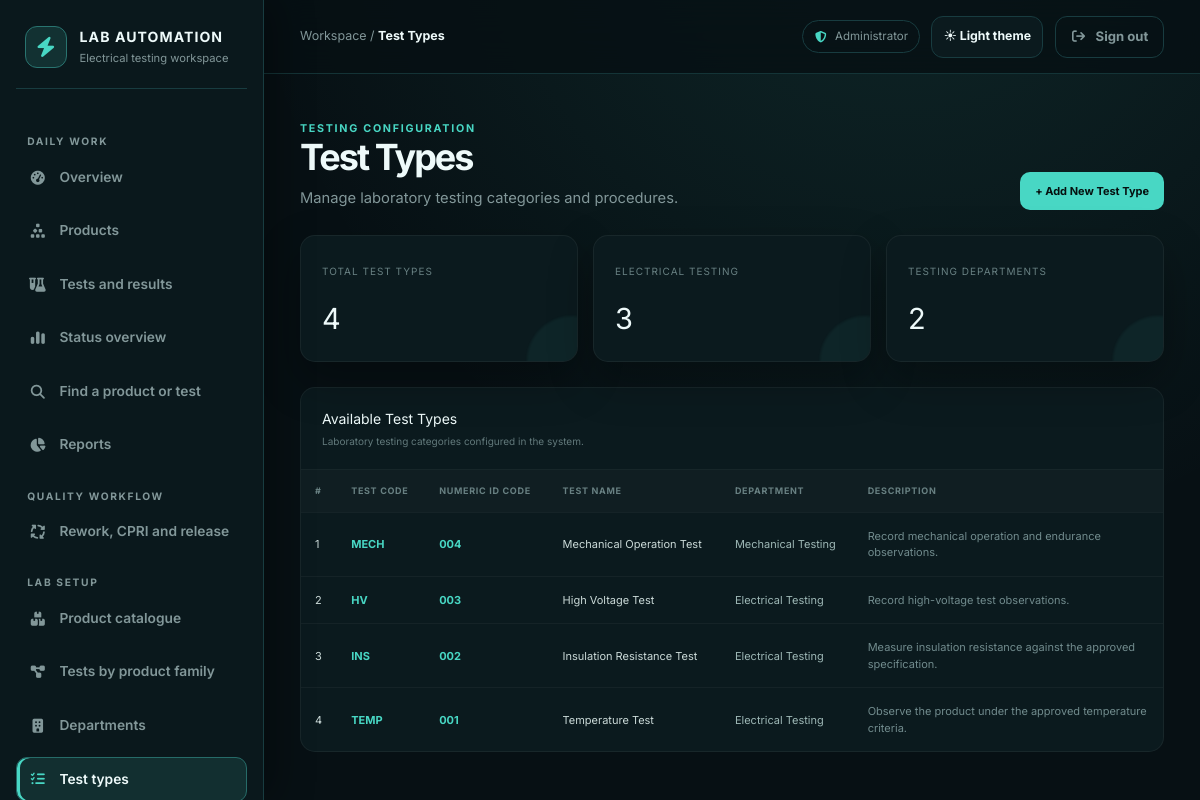
The page /test-types.php (signed in) on the database its author committed.
### tables this page shows
CREATE TABLE IF NOT EXISTS `test_types` (
    `id` INT NOT NULL AUTO_INCREMENT,
    `test_code` VARCHAR(16) NOT NULL,
    `numeric_code` CHAR(3) NULL,
    `test_name` VARCHAR(150) NOT NULL,
    `department` VARCHAR(150) NULL,
    `department_id` INT NULL,
    `description` TEXT NULL,
    `is_active` TINYINT(1) NOT NULL DEFAULT 1,
    `created_at` TIMESTAMP NOT NULL DEFAULT CURRENT_TIMESTAMP,
    PRIMARY KEY (`id`),
    UNIQUE KEY `uq_test_types_code` (`test_code`),
    UNIQUE KEY `uq_test_types_numeric_code` (`numeric_code`),
    KEY `ix_test_types_department_id` (`department_id`),
    CONSTRAINT `fk_test_types_department` FOREIGN KEY (`department_id`) REFERENCES `departments` (`id`)
        ON UPDATE CASCADE ON DELETE SET NULL
);

### test-types.php (the view, shortened to what this page needs)
<?php
require_once __DIR__ . "/db.php";
$result = $conn->query("SELECT * FROM test_types ORDER BY id DESC");
?>
<!DOCTYPE html>
<html lang="en">
<head>
    <link rel="stylesheet" href="assets/compiled/app.css">
<link rel="stylesheet" href="assets/css/pages/test-types.css">
</head>
<body>
<?php require __DIR__ . '/views/layouts/legacy_sidebar.php'; ?>
<main class="main">
    <div class="topbar">
        <div class="welcome">
            <small>
                TESTING CONFIGURATION
            </small>
            <h1>
                Test Types
            </h1>
            <p>
                Manage laboratory testing categories and procedures.
            </p>
        </div>
        <button
            class="add-btn"
            onclick="toggleForm()"
        >
            + Add New Test Type
        </button>
    </div>
    <div class="stats">
        <div class="stat-card">
            <span>
                Total Test Types
            </span>
            <h2>
                <?php
                echo mysqli_num_rows($result);
                ?>
            </h2>
        </div>
        <div class="stat-card">
            <span>
                Electrical Testing
            </span>
            <h2>
                <?php
                $electrical = mysqli_query(
                    $conn,
                    "SELECT COUNT(*) AS total
                     FROM test_types
                     WHERE department = 'Electrical Testing'"
                );
                $electrical_row =
                    mysqli_fetch_assoc($electrical);
                echo $electrical_row['total'];
                ?>
            </h2>
        </div>
        <div class="stat-card">
            <span>
                Testing Departments
            </span>
            <h2>
                <?php
                $departments = mysqli_query(
                    $conn,
                    "SELECT COUNT(DISTINCT department) AS total
                     FROM test_types
                     WHERE department IS NOT NULL
                     AND department != ''"
                );
                $department_row =
                    mysqli_fetch_assoc($departments);
                echo $department_row['total'];
                ?>
            </h2>
        </div>
    </div>
    <div class="table-card">
        <div class="table-header">
            <h2>
                Available Test Types
            </h2>
            <p>
                Laboratory testing categories configured in the system.
            </p>
        </div>
        <div class="table-wrapper">
            <table>
                <thead>
                    <tr>
                        <th>
                            #
                        </th>
                        <th>
                            Test Code
                        </th>
                        <th>
                            Numeric ID Code
                        </th>
                        <th>
                            Test Name
                        </th>
                        <th>
                            Department
                        </th>
                        <th>
                            Description
                        </th>
                    </tr>
                </thead>
                <tbody>
                <?php
                if (mysqli_num_rows($result) > 0):
                    $count = 1;
                    while ($row = mysqli_fetch_assoc($result)):
                ?>
                    <tr>
                        <td>
                            <?php
                            echo $count++;
                            ?>
                        </td>
                        <td class="code">
                            <?php
                            echo htmlspecialchars(
                                $row['test_code']
                            );
                            ?>
                        </td>
                        <td class="code">
                            <?php echo htmlspecialchars((string) ($row['numeric_code'] ?? ''), ENT_QUOTES, 'UTF-8'); ?>
                        </td>
                        <td>
                            <?php
                            echo htmlspecialchars(
                                $row['test_name']
                            );
                            ?>
                        </td>
                        <td class="department">
                            <?php
                            echo htmlspecialchars(
                                $row['department']
                            );
                            ?>
                        </td>
                        <td class="description">
                            <?php
                            echo htmlspecialchars(
                                $row['description']
                            );
                            ?>
                        </td>
                    </tr>
                <?php
                    endwhile;
                endif; ?>
                </tbody>
            </table>
        </div>
    </div>
</main>
</body>
</html>

### assets/css/pages/test-types.css (style rules this page uses)
* { margin: 0; padding: 0; box-sizing: border-box; }
body { font-family: var(--theme-font-sans, Inter, sans-serif); background: var(--legacy-color-071014); color: var(--legacy-color-eefafa); min-height: 100vh; }
.main { margin-left: 245px; min-height: 100vh; padding: 30px 35px; background: radial-gradient( circle at 80% 10%, var(--legacy-rgba-72-215-196-045), transparent 30% ); }
.topbar { display: flex; align-items: center; justify-content: space-between; margin-bottom: 35px; }
.welcome small { color: var(--legacy-color-48d7c4); font-size: 10px; font-weight: 700; letter-spacing: 1.5px; text-transform: uppercase; }
.welcome h1 { font-family: var(--theme-font-sans, Inter, sans-serif); font-size: 29px; margin-top: 6px; }
.welcome p { color: var(--legacy-color-62797b); font-size: 12px; margin-top: 6px; }
.add-btn { border: none; background: var(--legacy-color-48d7c4); color: var(--legacy-color-061110); padding: 11px 15px; border-radius: 10px; font-size: 11px; font-weight: 700; cursor: pointer; transition: 0.25s ease; }
.stats { display: grid; grid-template-columns: repeat(3, 1fr); gap: 15px; margin-bottom: 25px; }
.stat-card { position: relative; overflow: hidden; min-height: 125px; padding: 21px; background: var(--legacy-color-0b1a1e); border: 1px solid var(--legacy-rgba-255-255-255-055); border-radius: 15px; transition: 0.25s ease; }
.stat-card::after { content: ""; position: absolute; width: 90px; height: 90px; right: -40px; bottom: -45px; border-radius: 50%; background: var(--legacy-rgba-72-215-196-060); }
.stat-card span { color: var(--legacy-color-688082); font-size: 10px; text-transform: uppercase; letter-spacing: 1px; }
.stat-card h2 { color: var(--legacy-color-eefafa); margin-top: 16px; font-family: var(--theme-font-sans, Inter, sans-serif); font-size: 29px; }
.table-card { background: var(--legacy-color-0b1a1e); border: 1px solid var(--legacy-rgba-255-255-255-055); border-radius: 15px; overflow: hidden; }
.table-header { padding: 20px 21px; border-bottom: 1px solid var(--legacy-rgba-255-255-255-050); }
.table-header h2 { font-family: var(--theme-font-sans, Inter, sans-serif); font-size: 14px; }
.table-header p { color: var(--legacy-color-62797b); font-size: 10px; margin-top: 5px; }
.table-wrapper { overflow-x: auto; }
table { width: 100%; border-collapse: collapse; min-width: 850px; }
th { background: var(--legacy-rgba-255-255-255-018); color: var(--legacy-color-688082); font-size: 9px; text-transform: uppercase; letter-spacing: 0.7px; padding: 14px; text-align: left; font-weight: 700; }
td { padding: 15px 14px; border-top: 1px solid var(--legacy-rgba-255-255-255-040); font-size: 11px; color: var(--legacy-color-cbdad8); }
.code { color: var(--legacy-color-48d7c4); font-weight: 700; }
.department { color: var(--legacy-color-9eb8b6); }
.description { color: var(--legacy-color-718b8d); max-width: 300px; }

### rows shown on the page
test_types: test_code "MECH", numeric_code "004", test_name "Mechanical Operation Test", department "Mechanical Testing", description "Record mechanical operation and endurance observations."
test_types: test_code "HV", numeric_code "003", test_name "High Voltage Test", department "Electrical Testing", description "Record high-voltage test observations."
test_types: test_code "INS", numeric_code "002", test_name "Insulation Resistance Test", department "Electrical Testing", description "Measure insulation resistance against the approved specification."
test_types: test_code "TEMP", numeric_code "001", test_name "Temperature Test", department "Electrical Testing", description "Observe the product under the approved temperature criteria."

### other values the page prints
$legacyGroup['label'] "DAILY WORK"
$item['label'] "Overview"
$item['label'] "Products"
$item['label'] "Tests and results"
$item['label'] "Status overview"
$item['label'] "Find a product or test"
$item['label'] "Reports"
$legacyGroup['label'] "QUALITY WORKFLOW"
$item['label'] "Rework, CPRI and release"
$legacyGroup['label'] "LAB SETUP"
$item['label'] "Product catalogue"
$item['label'] "Tests by product family"
$item['label'] "Departments"
$item['label'] "Test types"
$legacyPageTitle "Test Types"
